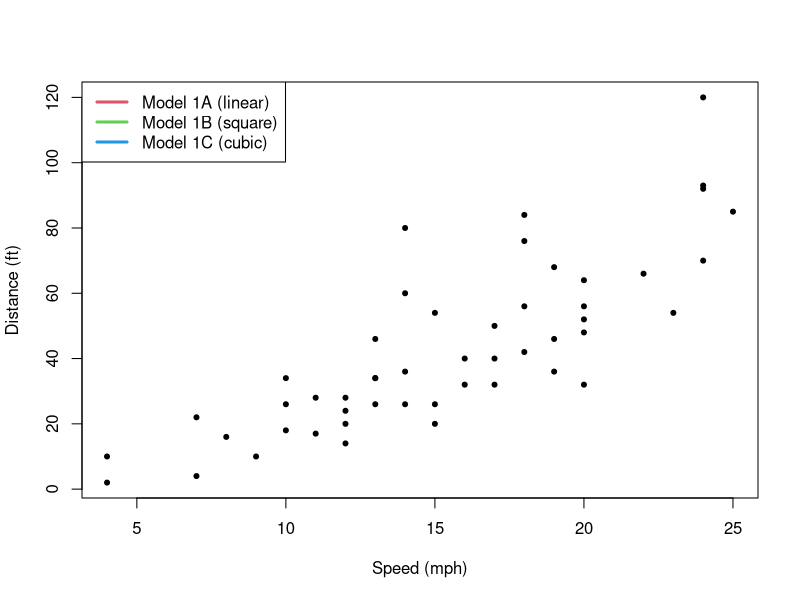

This figure's R source: (Note: this script raises an error after producing the figure.)
# Data analysis - 01 - linear regression, models comparison

##########
# EX01
#########
# Using the cars dataset, draw a scatterplot where the first variable is
# speed and the second is braking distance.
# Fit a regression line to this and plot it on the graph.
# Try to match the square and cubic function. Add them to the chart.
# Suggest a model based on its quality.

# Clear enviroment
rm(list = ls())

# Check data set, assign to variable
?cars
dataset.01 <- cars

# Linear model (Model 1A):
model.1a = lm(formula = dist ~ speed, data = dataset.01)

# Square model (Model 1B):
model.1b = lm(dist ~ poly(speed, 2, raw = TRUE), data = dataset.01)

# Cubic model (Model 1C):
model.1c = lm(dist ~ poly(speed, 3, raw = TRUE), data = dataset.01)



# Scatter plot using basic R functions:
plot(dataset.01, pch = 20,
     xlab = 'Speed (mph)', 
     ylab = 'Distance (ft)') +

# Legend:
legend('topleft',
      legend = c('Model 1A (linear)', 'Model 1B (square)','Model 1C (cubic)'),
      lwd = 3,
      col = c(2,3,4))

# Lines:
abline(model.1a, col = 2, lwd = 2) +
lines(dataset.01$speed, predict(model.1b), col = 3, lwd = 2) +
lines(dataset.01$speed, predict(model.1c), col = 4, lwd = 2) 



# With ggplot:
library(ggplot2)
ggplot(data = dataset.01, aes(x = speed, y = dist)) +
  geom_point(aes(x = speed, y = dist)) +
  
  # Linear model
  geom_smooth(method = 'lm', se = FALSE,
              aes(colour = '01. Linear')) +
  
  # Square model
  geom_smooth(method = 'lm', se = FALSE, formula = y ~ poly(x, 2),
              aes(colour = '02. Square')) +
  
  # Cubic model
  geom_smooth(method = 'lm', se = FALSE, formula = y ~ poly(x, 3),
              aes(colour = '03. Cubic')) +
  
    # Axis labels
  labs(x = 'Speed (mph)', y = 'Distance (ft)') +
  
  # Legend
  scale_color_manual(name = 'Model', values = c(2,3,4))



# Summary:
summary(model.1a)
summary(model.1b)
summary(model.1c)
# Multiple R-squared (we don't remove or add datapoints from the model):
# 1A = 0.6511, 1B = 0.6673, 1C = 0.6732. 
# There is no significant difference between the models (we aim for at least 60%). 

# p-value: 1A >> OK for all models (<5%), the less the better
# 1A= 1.49e-12, 1B = 5.852e-12, 1C = 3.074e-11


# MSE (Mean Squared Error) >> the less the better
# 1A = 227.0704, 1B = 216.4943, 1C = 212.6872
(MSE.model.1a <- mean(resid(model.1a)^2))
(MSE.model.1b <- mean(resid(model.1b)^2))
(MSE.model.1c <- mean(resid(model.1c)^2))


# Akaike
AIC(model.1a, model.1b, model.1c)
# AIC: 419.2, 418.8, 419.9 > > minor differences between models (<2)
#       > Akaike chooses 1B, but differences between models are minor (<2)

# Bayesian criterion
BIC(model.1a, model.1b, model.1c)
# BIC: 424.9, 426.4, 429.4 > > minor differences between models (<2)
#       > Bayesian chooses 1A (Bayesian prefers simpler model)


# PROPOSED MODEL: Model 1A
# Simplest one and good enough comparing to square & cubic models.
